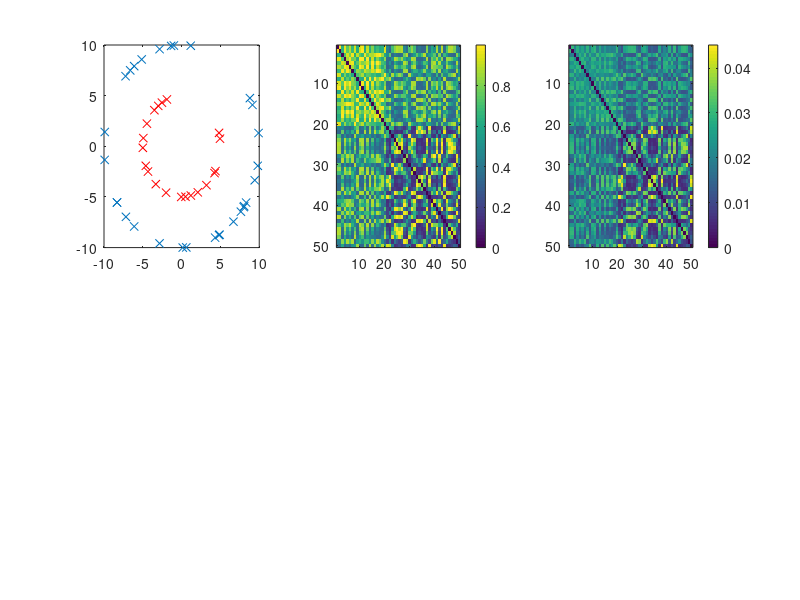

Write MATLAB code to recreate this figure. (Note: this script raises an error after producing the figure.)
%% refs
%%[1]	Shi, J., and J. Malik (1997) "Normalized Cuts and Image Segmentation",
%%	in Proc. of IEEE Conf. on Comp. Vision and Pattern Recognition, 
%%	Puerto Rico.

%%[2]	Kannan, R., S. Vempala, and A. Vetta (2000) "On Clusterings - Good, Bad %%	and Spectral", Tech. Report, CS Dept., Yale University.

%% This code is from ref [3] 
%%[3]	Ng, A. Y., M. I. Jordan, and Y. Weiss (2001) "On Spectral Clustering:
%% 	Analysis and an algorithm", in Advances in Neural Information Processing%%	Systems 14.


%%[4]	Weiss, Y. (1999) "Segmentation using eigenvectors: a unifying view", 
%%	Tech. Rep., CS. Dept., UC Berkeley.


%%%%%%%%% For question 9 uncomment this code to make your own random data of the same form
r1=5;
r2=10;
set1= rand(1,20)*2*pi;
set2= rand(1,30)*2*pi;
d1=[r1*cos(set1); r1*sin(set1)]
d2=[r2*cos(set2); r2*sin(set2)]
%%%%%%%%%%%%%%%%%%%%%%

%%%%%%%%%%%%%% For question 9 comment out the next 3 lines
% load 'HW3.mat'
% d1=allpts(1:20,:)';
% d2=allpts(21:50,:)';
%%%%%%%%%%%%%%%%%%%%

subplot(2,3,1)
plot(d1(1,:),d1(2,:),'rx');
hold on
plot(d2(1,:),d2(2,:),'x');

cluster1=d1';
cluster2=d2';

allpts=[cluster1;cluster2]
goto=length(allpts);
%%

%% compute A (step 1)
%%%%  experiment with sigsq in question 8
sigsq=100;
Aisq=allpts(:,1).^2+allpts(:,2).^2;
Dotprod=allpts*allpts'
distmat=-repmat(Aisq',goto,1)-repmat(Aisq,1,goto)+2*Dotprod;
Afast=exp(distmat/(2*sigsq));
A = Afast-diag(diag(Afast));
subplot(2,3,2)
imagesc(A); colorbar;


%% step 2
D = diag(sum(A'))
L=D^(-.5)*A*D^(-.5)
subplot(2,3,3)
imagesc(L); colorbar;


%% step 3 
[X,di]=eig(L)
[Xsort,Dsort]=eigsort(X,di)
Xuse=Xsort(:,1:2)
subplot(2,3,4)
imagesc(Xuse); colorbar;


%% normalize X to get Y (step 4)
Xsq = Xuse.*Xuse;
divmat=repmat(sqrt(sum(Xsq')'),1,2)
Y=Xuse./divmat
subplot(2,3,5)
imagesc(Y); colorbar;

%% step 5/6
[c,Dsum,z] = kmeans(Y(:,2),2)

kk=c;
c1=find(kk==1);
c2=find(kk==2);

subplot(2,3,6)
plot(allpts(c1,1),allpts(c1,2),'co')
hold on;
plot(allpts(c2,1),allpts(c2,2),'mo')
title('with spectral clustering');


%% for comparison run kmeans on original data
[cc,Dsum2,z2] = kmeans(allpts,2)
subplot(2,3,1)

kk=cc;
c1=find(kk==1);
c2=find(kk==2);

plot(allpts(c1,1),allpts(c1,2),'co')
plot(allpts(c2,1),allpts(c2,2),'mo')
title('with k-means');


